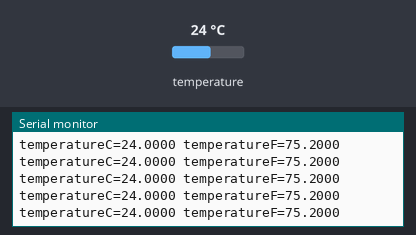
Simulated run of this program. Board: ESP32. Shown: the last lines printed to the serial monitor. Inputs (shaded band) come from the test bench; at power-on: temperature 24 °C.

Above: at 1.2 s.
1.3 s: temperature set to 41 °C
At 2.4 s:
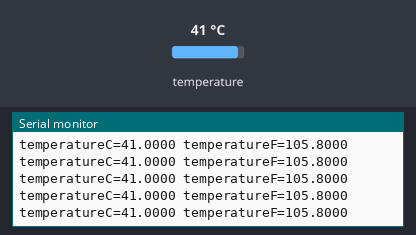
4.3 s: temperature set to 12 °C
At 5.4 s:
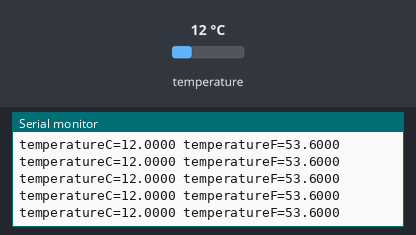
7.3 s: temperature set to 4 °C
At 8.4 s:
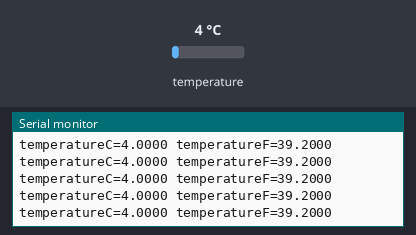
Timing chart, 0 to 9.3 s (numbered marks = the images above; inputs shaded):
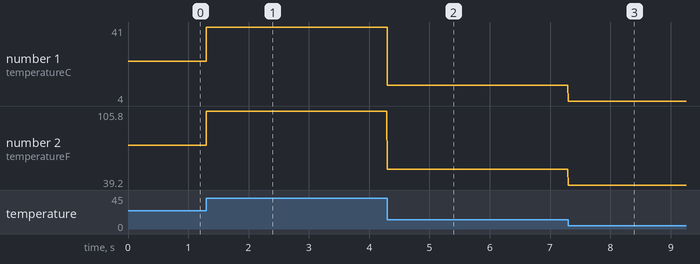

Measured:
- after the input at 1.3 s, the serial monitor: prints a new line at once (image 1)
- after the input at 4.3 s, the serial monitor: prints a new line at once (image 2)
- after the input at 7.3 s, the serial monitor: prints a new line at once (image 3)
- plotted number 1: 24 → 41 after the input at 1.3 s, 41 → 12 after the input at 4.3 s, 12 → 4 after the input at 7.3 s
- plotted number 2: 75.2 → 53.6 after the input at 1.3 s, 53.6 → 39.2 after the input at 7.3 s

The program:

main.cpp
```cpp
#include <Arduino.h>
/*
  MAX3010 Breakout: Read the onboard temperature sensor
  By: Nathan Seidle @ SparkFun Electronics
  Date: October 20th, 2016
  https://github.com/sparkfun/MAX30105_Breakout

  This demo outputs the onboard temperature sensor. The temp sensor is accurate to +/-1 C but
  has an astonishing precision of 0.0625 C.

  Hardware Connections (Breakoutboard to Arduino):
  -5V = 5V (3.3V is allowed)
  -GND = GND
  -SDA = A4 (or SDA)
  -SCL = A5 (or SCL)
  -INT = Not connected

  The MAX30105 Breakout can handle 5V or 3.3V I2C logic. We recommend powering the board with 5V
  but it will also run at 3.3V.
*/

#include <Wire.h>

#include "MAX30105.h"  //Get it here: http://librarymanager/All#SparkFun_MAX30105
MAX30105 particleSensor;

void setup()
{
  Serial.begin(115200);
  Serial.println("Initializing...");

  // Initialize sensor
  if (particleSensor.begin(Wire, I2C_SPEED_FAST) == false) //Use default I2C port, 400kHz speed
  {
    Serial.println("MAX30105 was not found. Please check wiring/power. ");
    while (1);
  }

  //The LEDs are very low power and won't affect the temp reading much but
  //you may want to turn off the LEDs to avoid any local heating
  particleSensor.setup(0); //Configure sensor. Turn off LEDs
  //particleSensor.setup(); //Configure sensor. Use 25mA for LED drive

  particleSensor.enableDIETEMPRDY(); //Enable the temp ready interrupt. This is required.
}

void loop()
{
  float temperature = particleSensor.readTemperature();

  Serial.print("temperatureC=");
  Serial.print(temperature, 4);

  float temperatureF = particleSensor.readTemperatureF(); //Because I am a bad global citizen

  Serial.print(" temperatureF=");
  Serial.print(temperatureF, 4);

  Serial.println();
}
```
